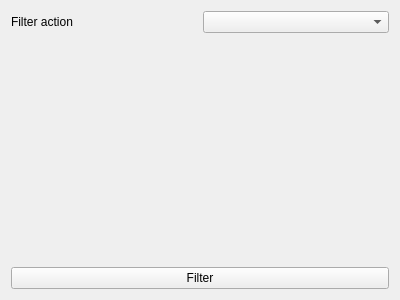
<?xml version="1.0" encoding="UTF-8"?>
<ui version="4.0">
 <class>FilterWidget</class>
 <widget class="QWidget" name="FilterWidget">
  <property name="geometry">
   <rect>
    <x>0</x>
    <y>0</y>
    <width>400</width>
    <height>300</height>
   </rect>
  </property>
  <property name="windowTitle">
   <string>Form</string>
  </property>
  <layout class="QVBoxLayout" name="verticalLayout">
   <item>
    <layout class="QHBoxLayout" name="horizontalLayout">
     <property name="sizeConstraint">
      <enum>QLayout::SetDefaultConstraint</enum>
     </property>
     <item>
      <widget class="QLabel" name="filter_actions_label">
       <property name="text">
        <string>Filter action</string>
       </property>
      </widget>
     </item>
     <item>
      <widget class="QComboBox" name="filter_actions_cb"/>
     </item>
    </layout>
   </item>
   <item>
    <widget class="QStackedWidget" name="filter_stacked_widget"/>
   </item>
   <item>
    <widget class="QPushButton" name="filter_btn_submit">
     <property name="text">
      <string>Filter</string>
     </property>
    </widget>
   </item>
  </layout>
 </widget>
 <resources/>
 <connections/>
</ui>
